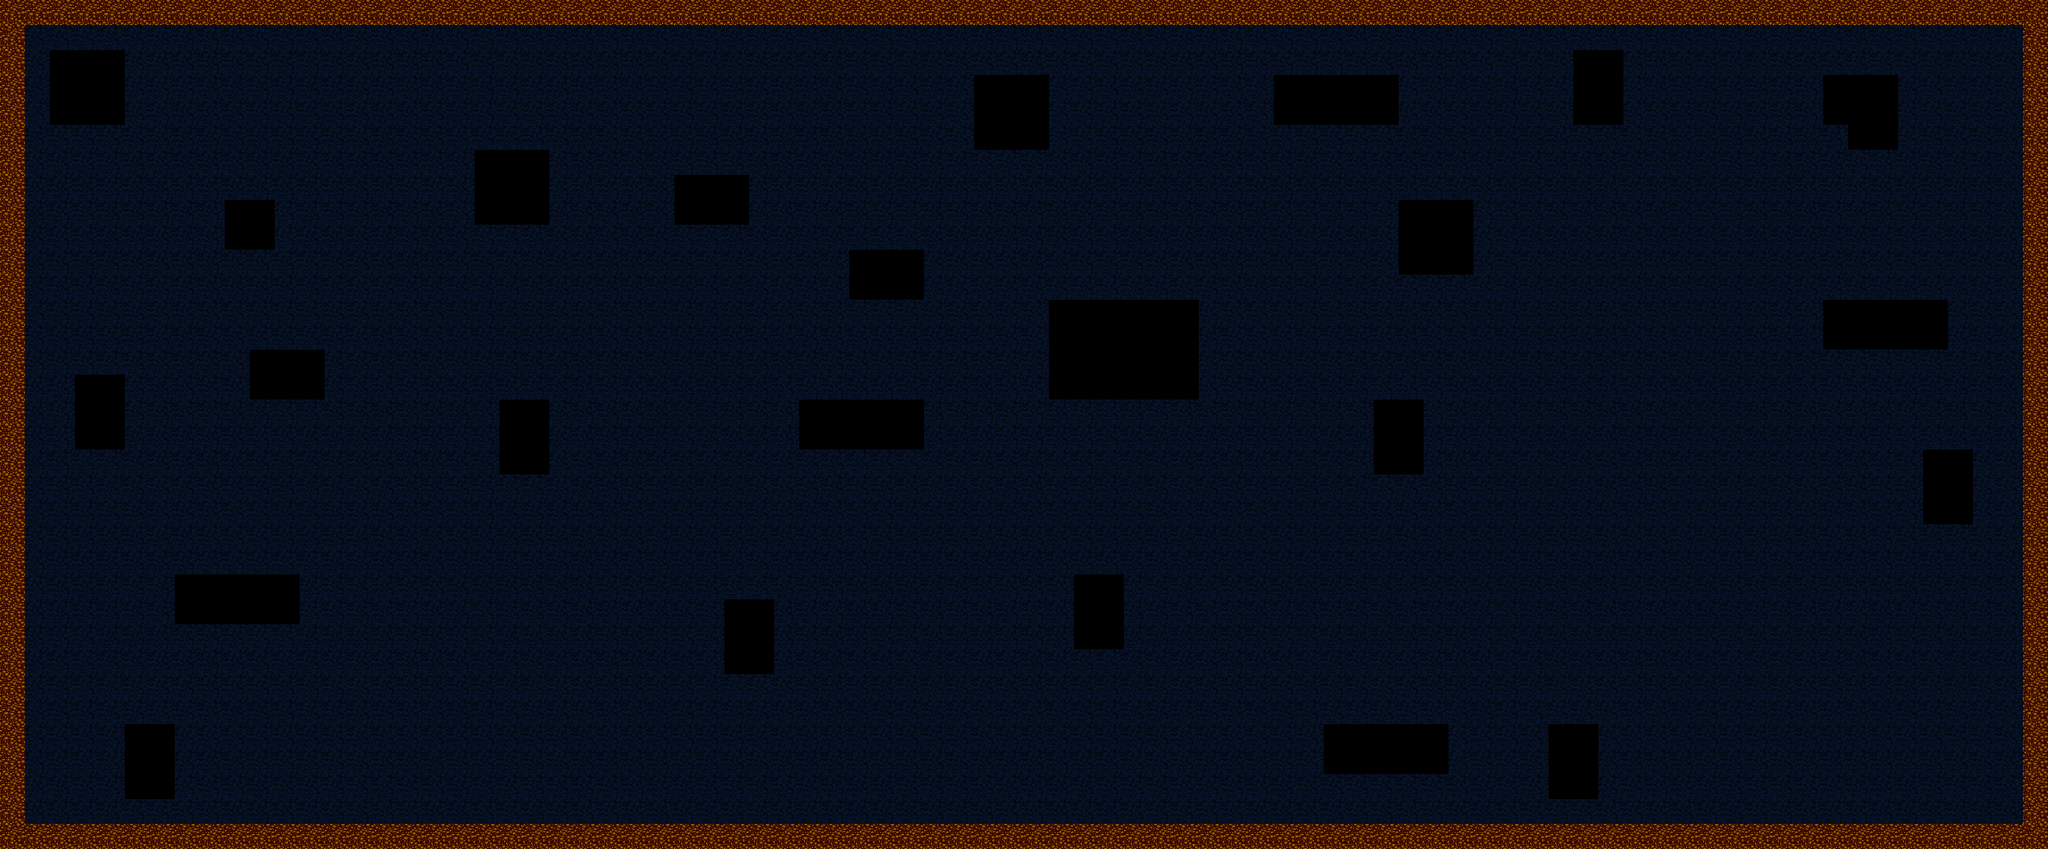

This game map was drawn from its Tiled (.tmx) file and the tilesets committed beside it. A one-line description and the trimmed map source follow:
An orthogonal 82x34 tile map with 32x32 px tiles, 5 tile layers (parrallax_layer, platforms_layer, interaction_layer, sprite_layer, ...).

<map version="1.0" orientation="orthogonal" width="82" height="34" tilewidth="32" tileheight="32">
 <tileset firstgid="1" source="general.tsx" />
 <layer name="parrallax_layer" width="82" height="34">
  <data>[2788 cells, 2788 non-empty, 10 distinct tile ids]</data>
 </layer>
 <layer name="platforms_layer" width="82" height="34">
  <data>[2788 cells, 228 non-empty, 1 distinct tile ids]</data>
 </layer>
 <layer name="interaction_layer" width="82" height="34">
  <data>[2788 cells, 187 non-empty, 10 distinct tile ids]</data>
 </layer>
 <layer name="sprite_layer" width="82" height="34">
  <data>[2788 cells, 0 non-empty, 0 distinct tile ids]</data>
 </layer>
 <layer name="message_layer" width="82" height="34">
  <data>[2788 cells, 0 non-empty, 0 distinct tile ids]</data>
 </layer>
</map>
